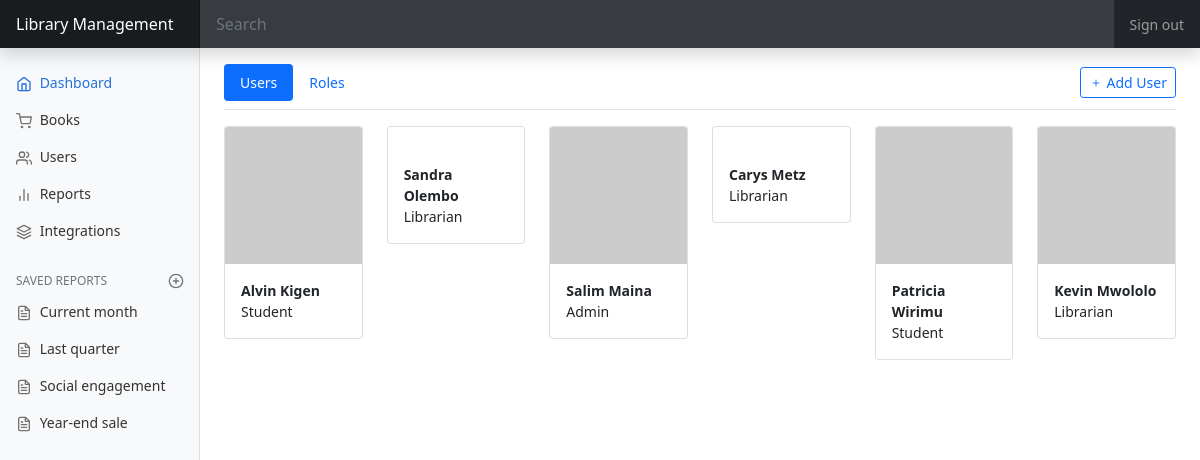
Page /users/index.php on the earlier database version.
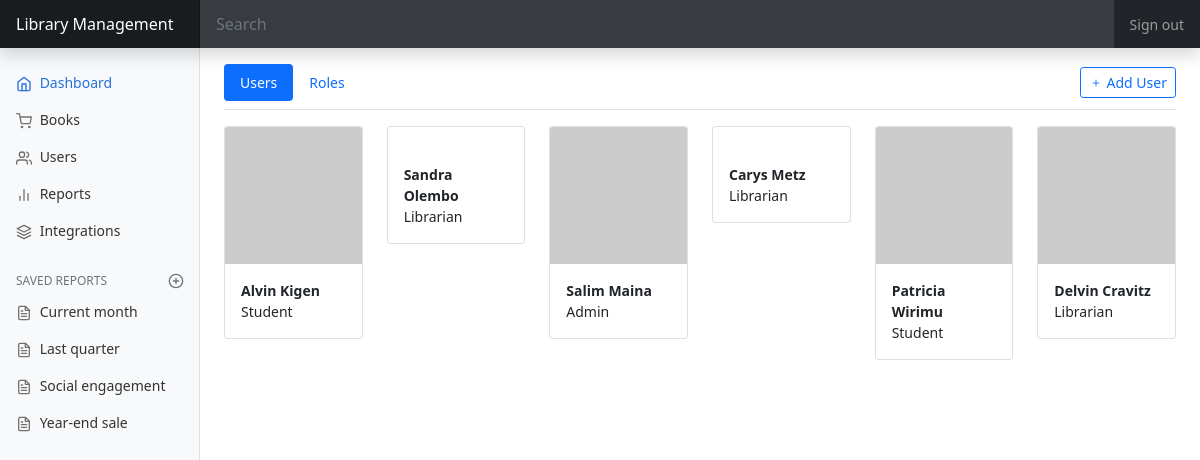
Same page on the later database version.
### tables this page shows
CREATE TABLE `users` (
  `id` int(11) NOT NULL,
  `name` varchar(255) NOT NULL,
  `phoneNo` varchar(255) NOT NULL,
  `address` varchar(255) NOT NULL,
  `roleId` int(11) NOT NULL,
  `avatar` varchar(255) DEFAULT NULL,
  `createdAt` timestamp NOT NULL DEFAULT current_timestamp(),
  `updatedAt` timestamp NOT NULL DEFAULT current_timestamp()
);

### users/index.php (the view, shortened to what this page needs)
<?php include('../layouts/header.php') ?>
<div class="d-flex justify-content-between flex-wrap flex-md-nowrap align-items-center pt-3 pb-2 mb-3 border-bottom">
  <ul class="nav nav-pills">
    <li class="nav-item">
      <a class="nav-link active" aria-current="page" href="/library_management/users">Users</a>
    </li>
    <li class="nav-item">
      <a class="nav-link" href="/library_management/roles">Roles</a>
    </li>
  </ul>
  <a href="/library_management/users/create.php" class="btn btn-outline-primary btn-sm">
    <i class="bi bi-plus"></i>
    Add User
  </a>
</div>
<?php
$sql = "SELECT * FROM users";
$result = $db->query($sql);
if ($result->rowCount() > 0) {
?>
  <div class="row">
    <?php
    while ($row = $result->fetch()) {
    ?>
      <div class="col-12 col-sm-2 col-md-2">
        <div class="card">
          <a href="/library_management/users/show.php?id=<?= $row['id'] ?>">
            <img src="<?= $row['avatar']; ?>" alt="" class="card-img-top">
          </a>
          <div class="card-body">
            <div class="fw-bold"><?= $row['name']; ?></div>
            <div class="fw-light">
              <div class="row">
                <div class="col">
                  <?php
                  $sql1 = "SELECT * FROM roles WHERE id = " . $row['roleId'];
                  $result1 = $db->query($sql1);
                  if ($result1->rowCount() > 0) {
                    while ($row1 = $result1->fetch()) {
                      echo $row1['name'];
                    }
                  }
                  ?>
                </div>
              </div>
            </div>
          </div>
        </div>
      </div>
    <?php
    }
    ?>
  </div>
<?php
} else {
  echo "No users have been created in the system.";
}
?>
<?php include('../layouts/footer.php') ?>

Differences in the rows shown:
changed users: name "Kevin Mwololo" → "Delvin Cravitz"
